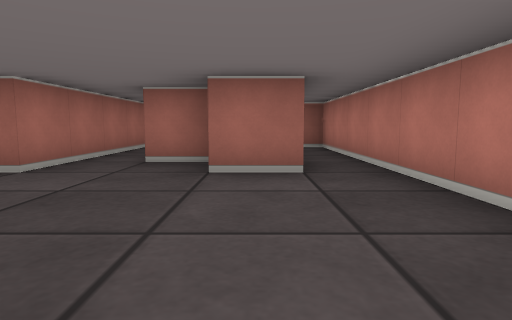
[1] (above)

16 first-person views from a walk through a cub3D level. The camera is about half as high as the walls, tilts 6° down and sees 75° across. The floor is counted in squares. Each view is taken from the middle of a square. On the plan, view 1 faces up. The plan holds only what a view shows up to about 9 squares ahead; the rest is blank.

[2]
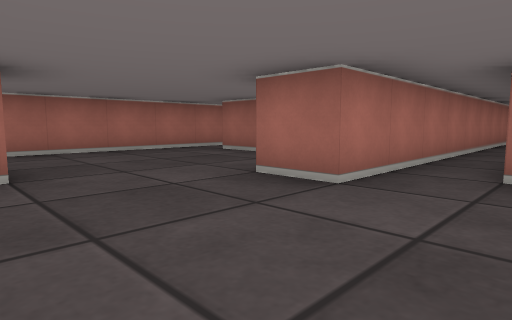

[3]
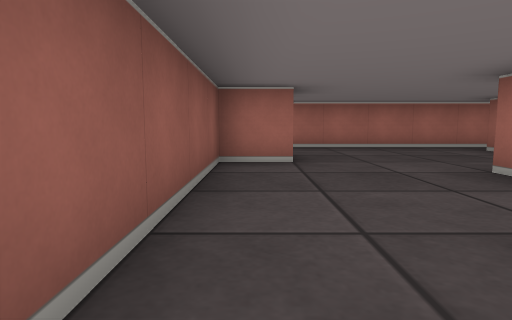

[4]
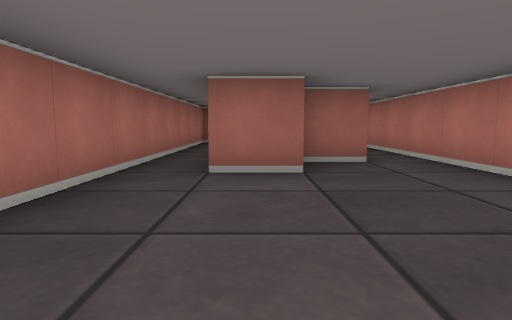

[5]
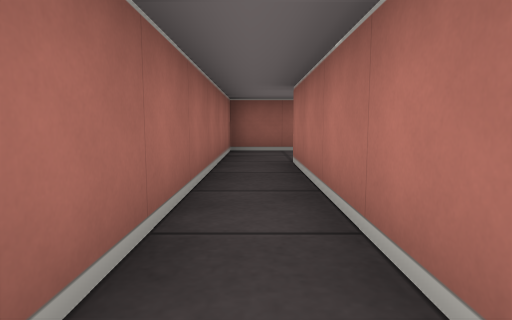

[6]
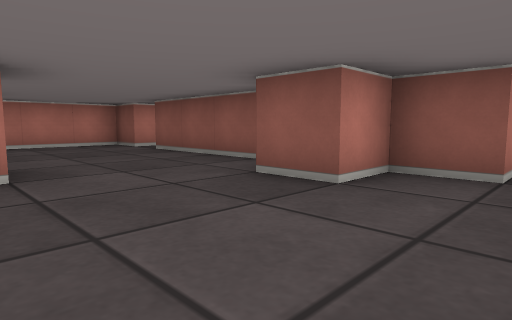

[7]
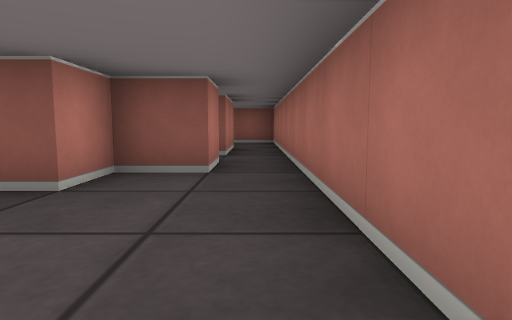

[8]
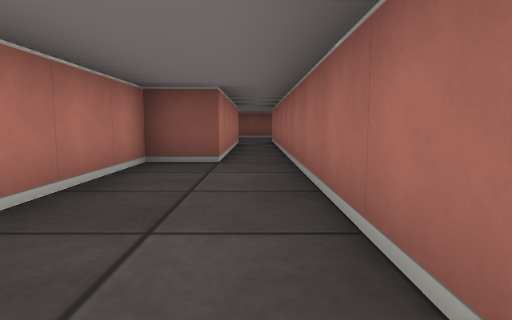

[9]
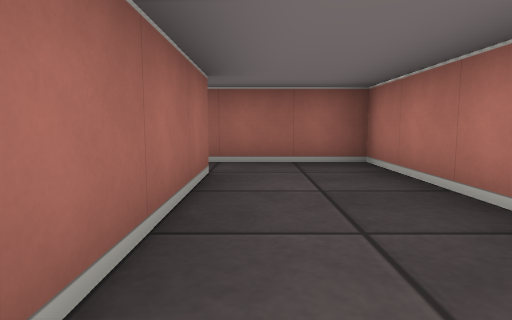

[10]
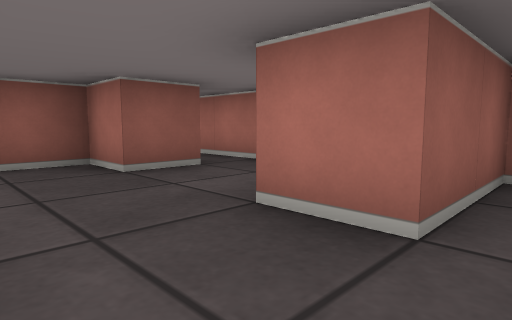

[11]
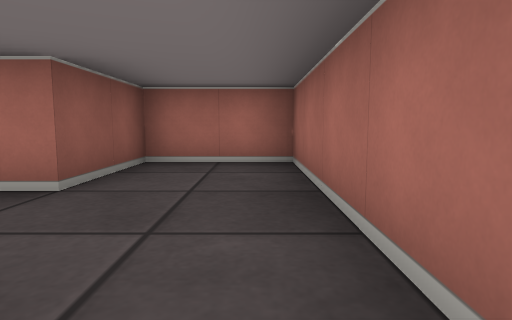

[12]
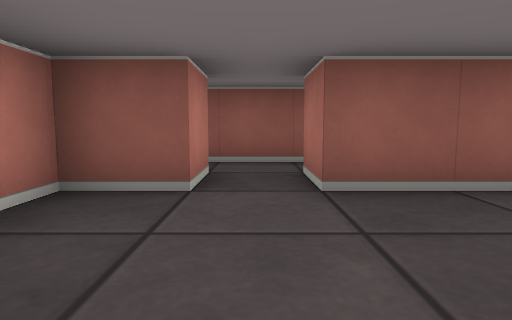

[13]
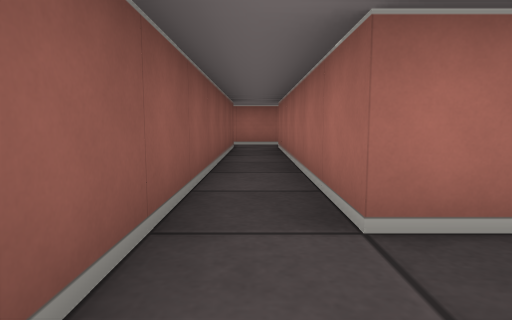

[14]
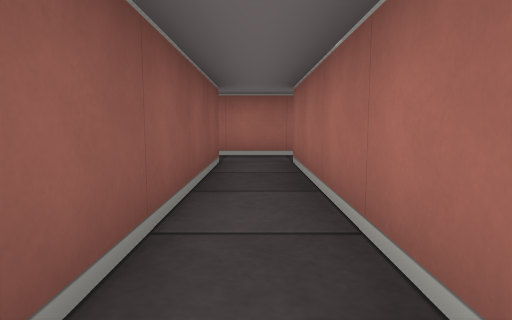

[15]
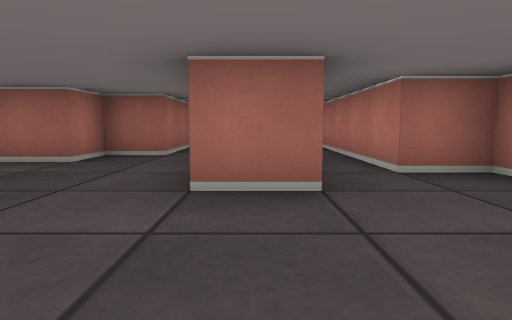

[16]
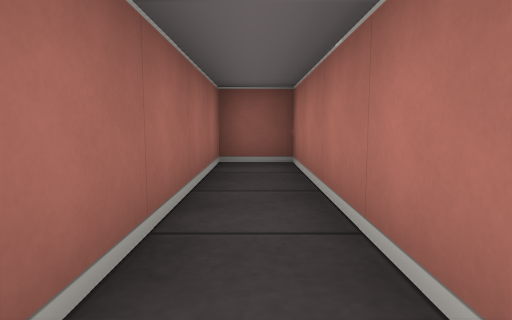

### Floor plan
Points are (right, up) in squares from view 1. A wall is a line through its corners. A room is listed if a view was taken in it or the views show most of it. See-through windows are left out.
Room 1 (views 1, 2, 3, 12, 15, 16)
walls: (-0.4, 4.5) (-1.5, 4.5); (-2.5, 4.5) (-2.5, 3.5) (-3.5, 3.5); (-4.5, 1.5) (-4.5, 0.5) (-0.5, 0.5) (-0.5, -0.5); (0.5, -0.5) (0.5, 0.5) (1.5, 0.5) (1.5, 7.5) (0.5, 7.5) (0.5, 3.5) (-0.5, 3.5)
ways out: opening at (-4, 2.5) to room 2; opening at (-2, 5) to room 3; opening at (0, 0) to room 5
Room 2 (views 4, 5, 6, 7)
walls: (-4.5, 6.5) (-5.5, 6.5) (-5.5, 5.5) (-6.5, 5.5) (-6.5, 9.5); (-3.5, 5.1) (-3.5, 6.6); (-6.5, -0.5) (-6.5, 0.5) (-5.5, 0.5) (-5.5, 1.5) (-4.5, 1.5); (-6.2, 11.5) (-7.5, 11.5) (-7.5, -0.4)
ways out: opening at (-4, 2.5) to room 1; opening at (-7, 0) to room 5; opening at (-6, 10.5) to room 6; opening at (-4, 7) to room 6
Room 3 (views 8, 9, 11)
walls: (-2.5, 13.5) (-2.5, 4.5); (-1.5, 4.5) (-1.5, 9.5) (-0.5, 9.5) (-0.5, 14.5) (-3.5, 14.5)
ways out: opening at (-2, 5) to room 1; opening at (-3, 14) to room 4
Room 4 (view 10)
walls: (-3.5, 14.5) (-7.5, 14.5) (-7.5, 12.5) (-5.5, 12.5) (-5.5, 11.5)
ways out: opening at (-3, 14) to room 3; opening at (-4.5, 12) to room 6
Room 5 (views 13, 14)
walls: (-0.5, -0.5) (-6.5, -0.5); (-6.5, -1.5) (0.8, -1.5); (-7.5, -0.4) (-7.5, -1.4)
ways out: opening at (0, 0) to room 1; opening at (-7, 0) to room 2; opening at (-7, -2.5)
Room 6 (no view inside)
walls: (-6.5, 9.5) (-5.5, 9.5) (-5.5, 8.5) (-4.5, 8.5) (-4.5, 6.5); (-3.5, 6.6) (-3.5, 9.5)
ways out: opening at (-6, 10.5) to room 2; opening at (-4, 7) to room 2; opening at (-4.5, 12) to room 4

Positions as (right, up) in squares from view 1, and headings:
1: (0, 0), facing up
2: (-1, 1), facing up-left
3: (0, 1), facing left
4: (-6, 2), facing up
5: (-7, 5), facing up
6: (-7, 4), facing down-right
7: (-7, 4), facing down
8: (-2, 14), facing down
9: (-2, 10), facing up
10: (-4, 13), facing down-left
11: (-3, 14), facing left
12: (0, 3), facing down
13: (1, -1), facing left
14: (-2, -1), facing left
15: (-3, 1), facing up
16: (1, 3), facing up
